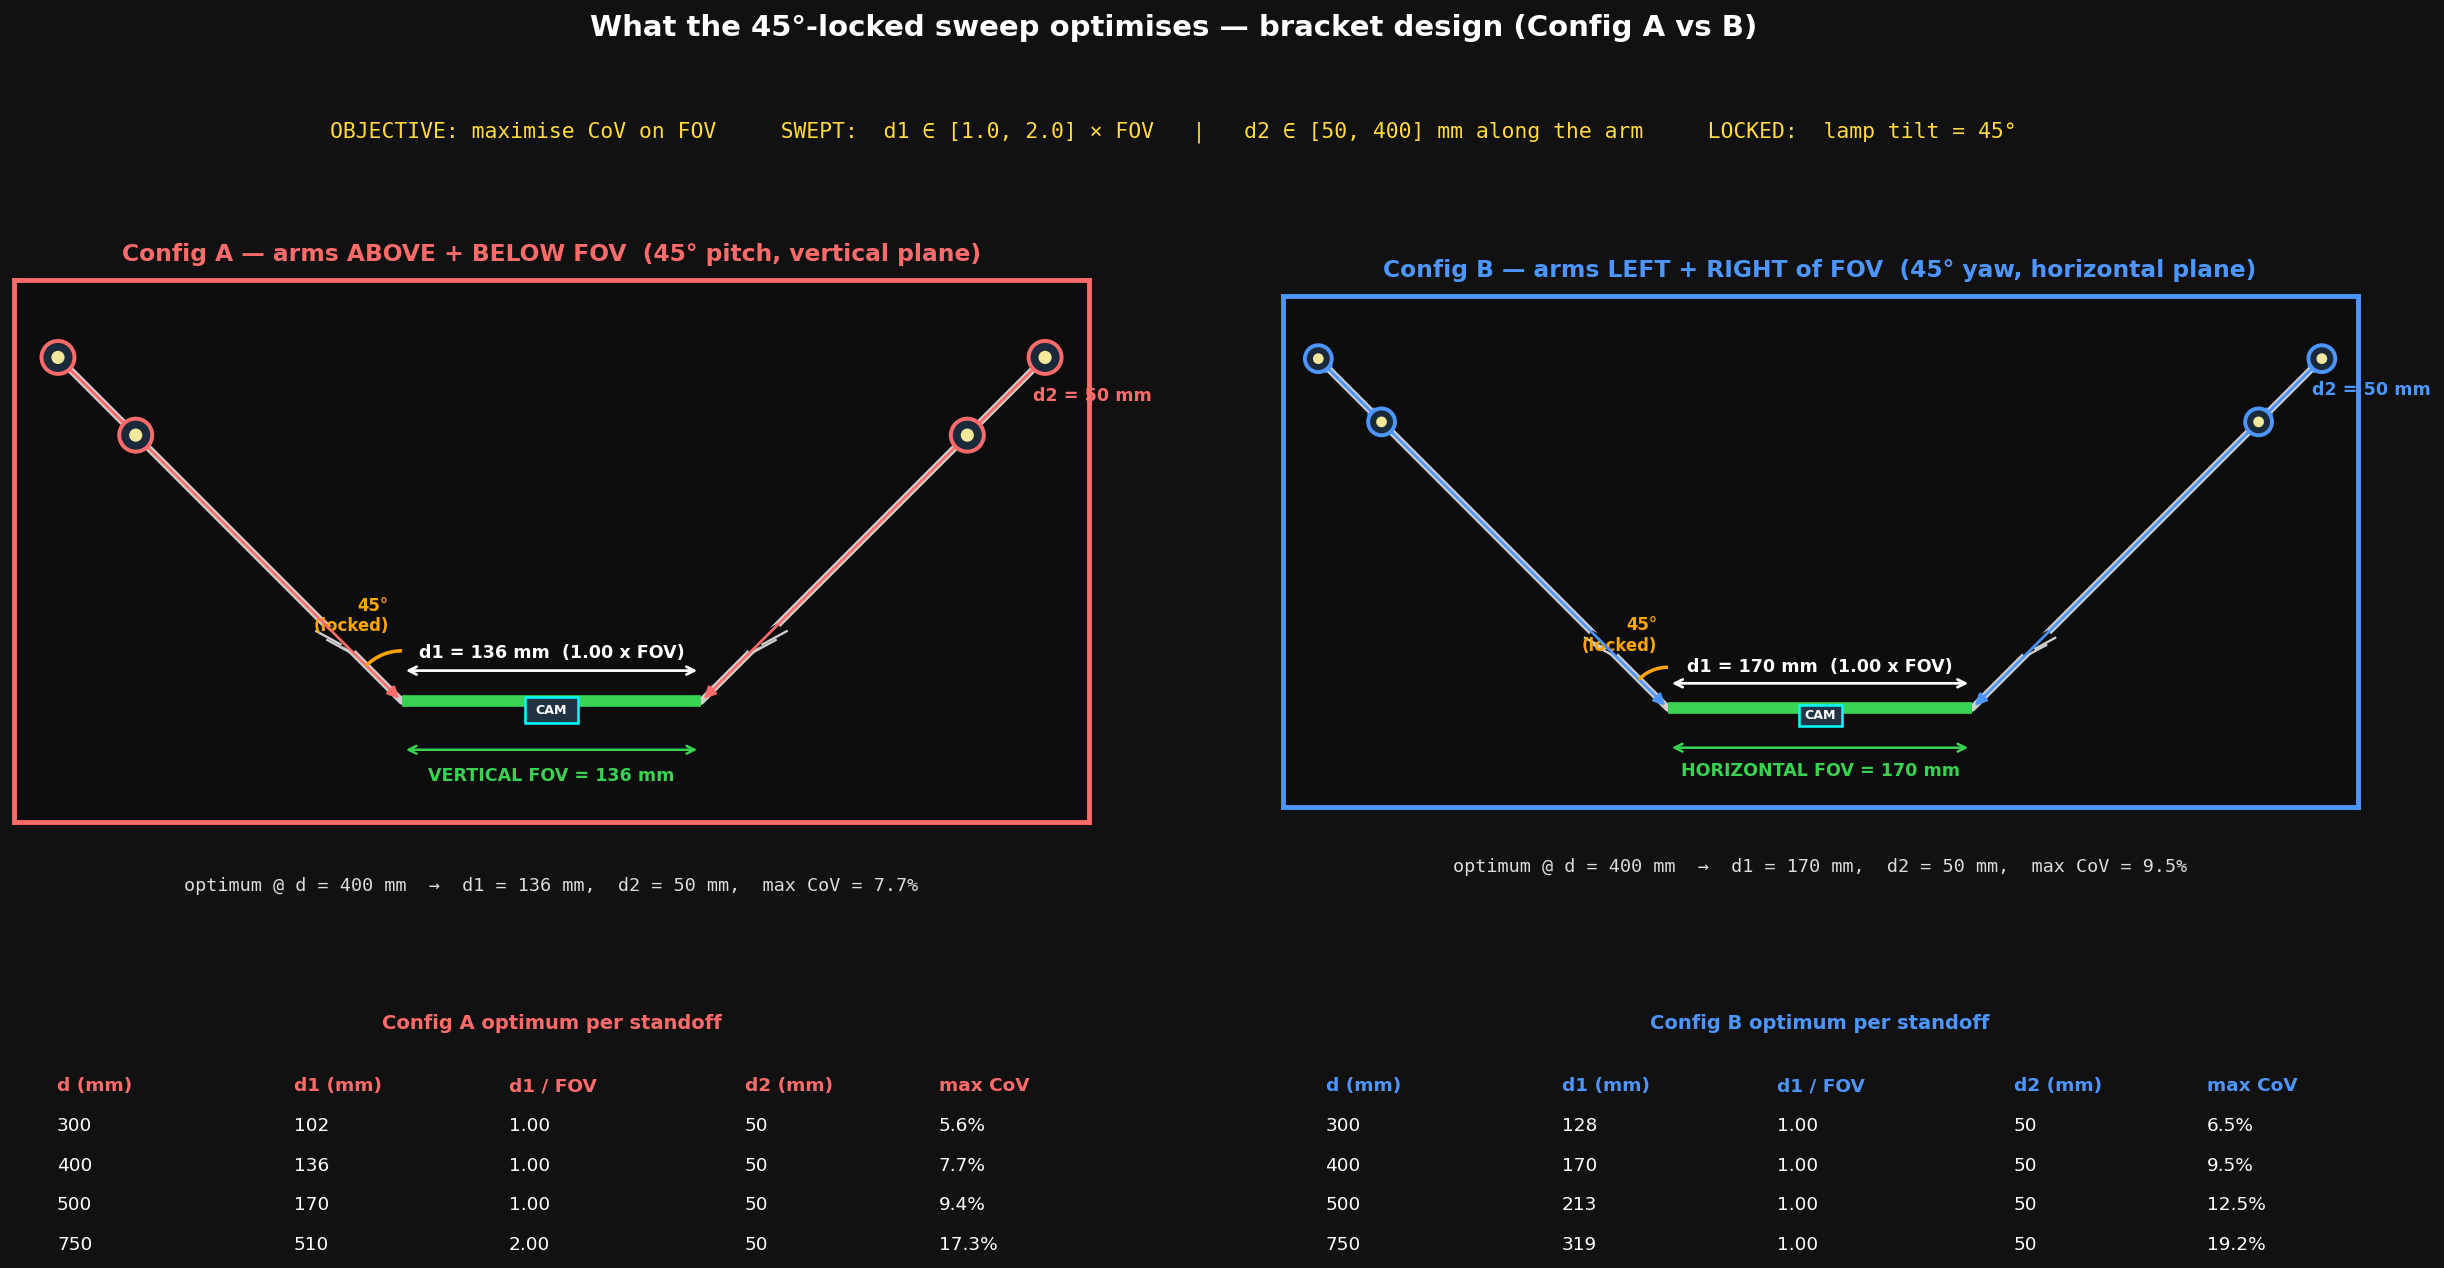

This chart was generated by the following Python code:
"""
Bracket-design explainer for the 45deg-locked max-CoV sweep (06b).

Draws, for Config A and Config B, the physical bracket cross-section and marks
EXACTLY what the optimiser is allowed to move:

    SWEPT  : d1  (baseline / aim separation) and d2 (along-arm lamp spacing)
    LOCKED : lamp tilt = 45 deg
    OBJECTIVE : maximise CoV of irradiance on the camera FOV

Config A — bracket arms ABOVE + BELOW the FOV  -> baseline d1 runs along the
            VERTICAL FOV (fov_h); each lamp pitched 45 deg in the vertical plane.
Config B — bracket arms LEFT + RIGHT of the FOV -> baseline d1 runs along the
            HORIZONTAL FOV (fov_w); each lamp yawed 45 deg in the horizontal plane.

Each bracket arm carries 2 lamps spaced d2 along the 45 deg arm, so the inner
lamp sits at standoff d and the outer at d + d2 (the outer is further -> larger,
dimmer footprint). Both lamps on an arm aim at the same target line (+-d1/2).

Reads the optimum from 06b_lamp_config_maxcov45.json (run that first).
Geometry is drawn to scale in the FOV plane (d1, d2, FOV) but the full standoff
is compressed with a break mark — the arm is physically ~d long.
"""

import os, json
import numpy as np
import matplotlib
matplotlib.use("Agg")
import matplotlib.pyplot as plt
import matplotlib.gridspec as mgridspec
from matplotlib.patches import Rectangle, Circle, FancyArrowPatch, Arc

REPO_ROOT = os.path.dirname(os.path.abspath(__file__))
JSON_IN   = os.path.join(REPO_ROOT, "06b_lamp_config_maxcov45.json")
OUT_PNG   = os.path.join(REPO_ROOT, "06b_bracket_design.png")
REP_D     = 400                      # representative standoff for the drawn geometry

with open(JSON_IN) as f:
    data = json.load(f)
results = data["results"]
sweep   = data["sweep_settings"]
cfg_col = {"A": "#ff6b6b", "B": "#4d96ff"}
INV2    = 1.0 / np.sqrt(2.0)

def rep(cfg, d=REP_D):
    return next(r for r in results if r["config"] == cfg and r["standoff_mm"] == d)

# -----------------------------------------------------------------------------
def draw_bracket(ax, cfg):
    """One cross-section panel. In-plane axis 'u' horizontal on the page
    (= vertical FOV for A, horizontal FOV for B); standoff axis 'z' vertical."""
    accent = cfg_col[cfg]
    r   = rep(cfg)
    F   = r["fov_dim_mm"]            # relevant FOV dimension (vertical for A)
    d1  = r["best_d1_mm"]
    d2  = r["best_d2_mm"]
    cov = r["max_cov_pct"]

    ax.set_facecolor("#0d0d0d")
    ax.set_aspect("equal")
    ax.set_xticks([]); ax.set_yticks([])
    for sp in ax.spines.values():
        sp.set_edgecolor(accent); sp.set_linewidth(2.5)

    # ---- target / FOV (green strip at z = 0) --------------------------------
    ax.plot([-F/2, F/2], [0, 0], color="#39d353", lw=6, zorder=4,
            solid_capstyle="butt")
    fov_axis = "VERTICAL FOV" if cfg == "A" else "HORIZONTAL FOV"
    ax.annotate("", xy=(F/2, -22), xytext=(-F/2, -22),
                arrowprops=dict(arrowstyle="<->", color="#39d353", lw=1.3))
    ax.text(0, -30, f"{fov_axis} = {F:.0f} mm", ha="center", va="top",
            color="#39d353", fontsize=9, fontweight="bold")
    # camera at FOV centre
    ax.add_patch(Rectangle((-12, -10), 24, 12, fc="#223344", ec="cyan",
                            lw=1.3, zorder=5))
    ax.text(0, -4, "CAM", ha="center", va="center", color="white",
            fontsize=6.5, fontweight="bold", zorder=6)

    # ---- the two bracket arms (45 deg) + 2 lamps each -----------------------
    z_top   = 1.15 * F                       # visual top of the arm (standoff compressed)
    z_inner = z_top - d2 * INV2              # inner lamp one d2-step below outer (to scale)
    z_inner = max(z_inner, 0.45 * F)
    for side in (+1, -1):                    # +1 = top/right arm, -1 = bottom/left arm
        ap = (side * d1/2, 0.0)              # aim point on the target
        # arm direction up-and-out at 45 deg
        outer = (ap[0] + side * z_top   , z_top)
        inner = (ap[0] + side * z_inner , z_inner)
        # arm rail
        ax.plot([ap[0], outer[0]], [ap[1], outer[1]], color="#cfcfcf",
                lw=3.5, zorder=2, solid_capstyle="round")
        # break mark on the rail (standoff not to scale)
        bz = 0.22 * F
        bx = ap[0] + side * bz
        ax.plot([bx - side*7, bx + side*4], [bz - 4, bz + 2], color="#0d0d0d",
                lw=6, zorder=3)
        ax.plot([bx - side*7, bx + side*4], [bz - 8, bz - 2], color="#cfcfcf",
                lw=1.2, zorder=3)
        ax.plot([bx - side*7 + side*5, bx + side*4 + side*5],
                [bz - 4, bz + 2], color="#cfcfcf", lw=1.2, zorder=3)
        # lamps (inner + outer) + beam arrows to the common aim point
        for (lx, lz), tag in ((inner, "inner"), (outer, "outer")):
            ax.add_patch(FancyArrowPatch((lx, lz), ap, arrowstyle="-|>",
                                         color=accent, mutation_scale=12,
                                         lw=1.3, alpha=0.8, zorder=4))
            ax.add_patch(Circle((lx, lz), 7.5, fc="#1a2a3a", ec=accent,
                                lw=2.0, zorder=6))
            ax.add_patch(Circle((lx, lz), 3.0, fc="#fff2a0", ec="none",
                                alpha=0.95, zorder=7))
        # d2 dimension between the two lamps (to scale, along the arm)
        ax.annotate("", xy=outer, xytext=inner,
                    arrowprops=dict(arrowstyle="<->", color=accent, lw=1.4))
        if side == +1:
            mx, mz = (inner[0]+outer[0])/2, (inner[1]+outer[1])/2
            ax.text(mx + 12, mz, f"d2 = {d2:.0f} mm", color=accent,
                    fontsize=9, fontweight="bold", va="center", ha="left")
        # 45 deg arc between the vertical (target normal) and the arm
        if side == -1:
            ax.add_patch(Arc(ap, 46, 46, theta1=90, theta2=135,
                             color="orange", lw=1.8, zorder=6))
            ax.text(ap[0] - 6, 30, "45°\n(locked)", color="orange", fontsize=8.5,
                    fontweight="bold", ha="right", va="bottom")

    # ---- d1 baseline dimension (between the two aim points) ------------------
    ax.annotate("", xy=(d1/2, 14), xytext=(-d1/2, 14),
                arrowprops=dict(arrowstyle="<->", color="white", lw=1.4))
    ax.text(0, 18, f"d1 = {d1:.0f} mm  ({r['best_d1_frac']:.2f} x FOV)",
            ha="center", va="bottom", color="white", fontsize=9, fontweight="bold")

    title = ("Config A — arms ABOVE + BELOW FOV  (45° pitch, vertical plane)"
             if cfg == "A" else
             "Config B — arms LEFT + RIGHT of FOV  (45° yaw, horizontal plane)")
    ax.set_title(title, color=accent, fontsize=12, fontweight="bold", pad=10)

    ax.text(0.5, -0.10,
            f"optimum @ d = {REP_D} mm  →  d1 = {d1:.0f} mm,  d2 = {d2:.0f} mm,  "
            f"max CoV = {cov:.1f}%",
            transform=ax.transAxes, ha="center", va="top",
            color="#dddddd", fontsize=9.5, family="monospace")

    span = d1/2 + z_top + 20
    ax.set_xlim(-span, span)
    ax.set_ylim(-55, z_top + 35)

# -----------------------------------------------------------------------------
fig = plt.figure(figsize=(18, 11))
fig.patch.set_facecolor("#111111")
gs = mgridspec.GridSpec(2, 2, figure=fig, left=0.04, right=0.97,
                        top=0.84, bottom=0.16, hspace=0.30, wspace=0.18,
                        height_ratios=[1.0, 0.32])

for ci, cfg in enumerate(("A", "B")):
    draw_bracket(fig.add_subplot(gs[0, ci]), cfg)

# per-config optimum tables along the bottom
for ci, cfg in enumerate(("A", "B")):
    axt = fig.add_subplot(gs[1, ci]); axt.axis("off")
    axt.set_title(f"Config {cfg} optimum per standoff",
                  color=cfg_col[cfg], fontsize=10, fontweight="bold", pad=2)
    rows = [["d (mm)", "d1 (mm)", "d1 / FOV", "d2 (mm)", "max CoV"]]
    for r in sorted([x for x in results if x["config"] == cfg],
                    key=lambda x: x["standoff_mm"]):
        rows.append([f"{r['standoff_mm']}", f"{r['best_d1_mm']:.0f}",
                     f"{r['best_d1_frac']:.2f}", f"{r['best_d2_mm']:.0f}",
                     f"{r['max_cov_pct']:.1f}%"])
    colx = [0.04, 0.26, 0.46, 0.68, 0.86]
    for ri, row in enumerate(rows):
        y = 0.80 - ri * 0.18
        for cx, val in zip(colx, row):
            axt.text(cx, y, val, transform=axt.transAxes,
                     color="white" if ri else cfg_col[cfg],
                     fontsize=9.5, fontweight="bold" if ri == 0 else "normal",
                     va="top")

# header: what is being optimised
d1_lo, d1_hi = sweep["d1_fracs_of_fov"][0], sweep["d1_fracs_of_fov"][-1]
d2_lo, d2_hi = sweep["d2_mm"][0], sweep["d2_mm"][-1]
fig.suptitle("What the 45°-locked sweep optimises — bracket design (Config A vs B)",
             color="white", fontsize=15, fontweight="bold", y=0.965)
fig.text(0.5, 0.895,
         f"OBJECTIVE: maximise CoV on FOV     "
         f"SWEPT:  d1 ∈ [{d1_lo:.1f}, {d1_hi:.1f}] × FOV   |   "
         f"d2 ∈ [{d2_lo:.0f}, {d2_hi:.0f}] mm along the arm     "
         f"LOCKED:  lamp tilt = 45°",
         ha="center", va="top", color="#ffd93d", fontsize=11,
         family="monospace")

fig.savefig(OUT_PNG, dpi=140, bbox_inches="tight", facecolor=fig.get_facecolor())
plt.close(fig)
print(f"Saved: {OUT_PNG}")
